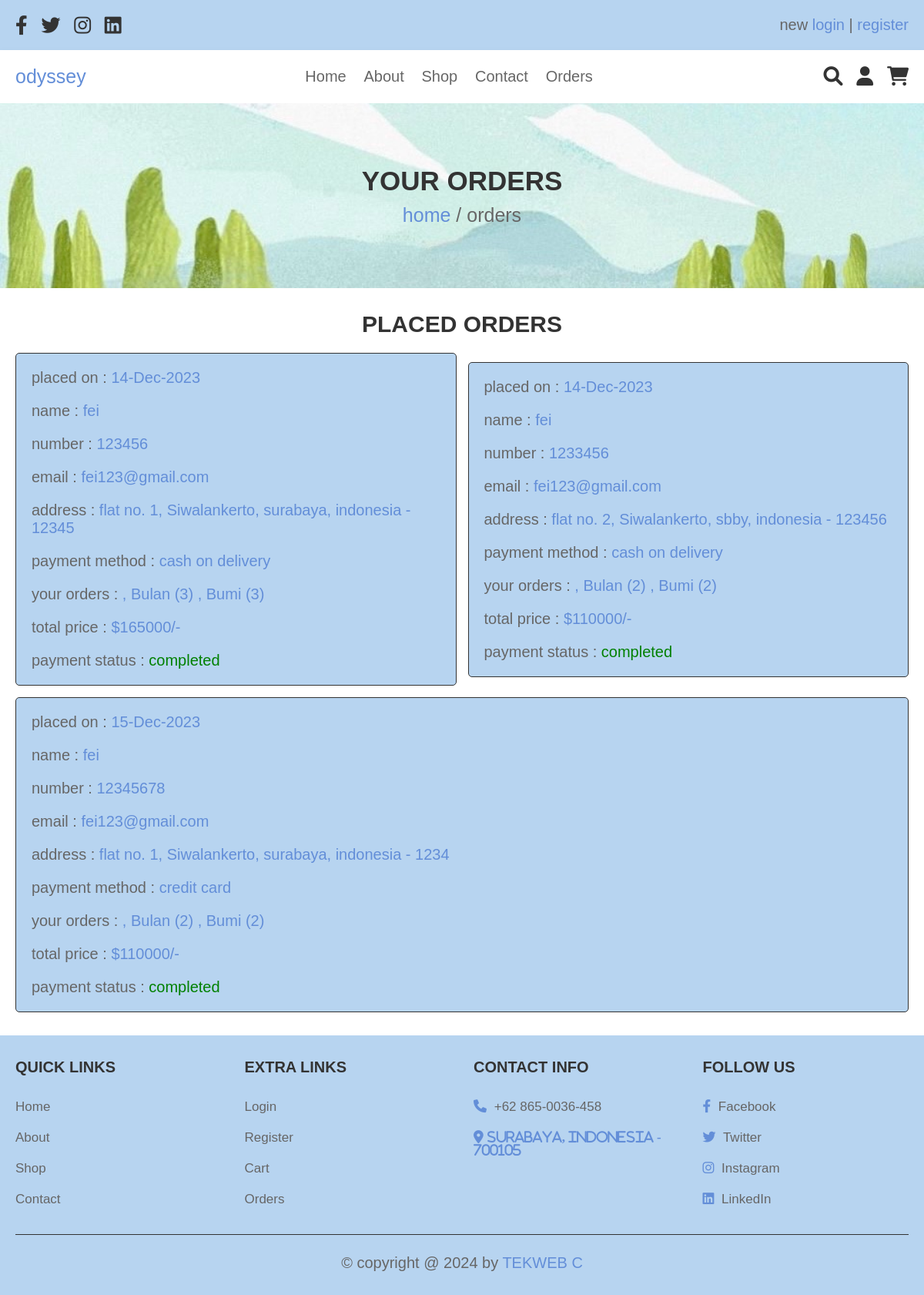
Page /orders.php (signed in) on the committed database.
### tables this page shows
CREATE TABLE `orders` (
  `id` int(100) NOT NULL,
  `user_id` int(100) NOT NULL,
  `name` varchar(100) NOT NULL,
  `number` varchar(12) NOT NULL,
  `email` varchar(100) NOT NULL,
  `method` varchar(50) NOT NULL,
  `address` varchar(500) NOT NULL,
  `total_products` varchar(1000) NOT NULL,
  `total_price` int(100) NOT NULL,
  `placed_on` varchar(50) NOT NULL,
  `payment_status` varchar(20) NOT NULL DEFAULT 'pending'
);

### orders.php (the view, shortened to what this page needs)
<?php
include 'config.php';
$user_id = $_SESSION['user_id'];
?>
<!DOCTYPE html>
<html lang="en">
<head>
   <link rel="stylesheet" href="https://cdnjs.cloudflare.com/ajax/libs/font-awesome/6.0.0/css/all.min.css">
   <link rel="stylesheet" href="css/style.css">
</head>
<body>
<?php include 'header.php'; ?>
<div class="heading">
   <h3>your orders</h3>
   <p> <a href="home.php">home</a> / orders </p>
</div>
<section class="placed-orders">
   <h1 class="title">placed orders</h1>
   <div class="box-container">
      <?php
         $order_query = mysqli_query($conn, "SELECT * FROM orders WHERE user_id = '$user_id'") or die('query failed');
         if(mysqli_num_rows($order_query) > 0){
            while($fetch_orders = mysqli_fetch_assoc($order_query)){
      ?>
      <div class="box">
         <p> placed on : <span><?php echo $fetch_orders['placed_on']; ?></span> </p>
         <p> name : <span><?php echo $fetch_orders['name']; ?></span> </p>
         <p> number : <span><?php echo $fetch_orders['number']; ?></span> </p>
         <p> email : <span><?php echo $fetch_orders['email']; ?></span> </p>
         <p> address : <span><?php echo $fetch_orders['address']; ?></span> </p>
         <p> payment method : <span><?php echo $fetch_orders['method']; ?></span> </p>
         <p> your orders : <span><?php echo $fetch_orders['total_products']; ?></span> </p>
         <p> total price : <span>$<?php echo $fetch_orders['total_price']; ?>/-</span> </p>
         <p> payment status : <span style="color:<?php if($fetch_orders['payment_status'] == 'pending'){ echo 'red'; }else{ echo 'green'; } ?>;"><?php echo $fetch_orders['payment_status']; ?></span> </p>
         </div>
      <?php
       }
      }
      else{
         echo '<p class="empty">no orders placed yet!</p>';
      }
      ?>
   </div>
</section>
<?php include 'footer.php'; ?>
</body>
</html>

### css/style.css (style rules this page uses)
:root { --purple:rgb(99, 142, 216); --red:#c0392b; --orange:rgb(99, 163, 240); --black:#333; --white:#fff; --light-color:#666; --light-white:rgb(174, 175, 178); --light-bg:rgb(183, 212, 240); --border:.1rem solid var(--black); --box-shadow:0 .5rem 1rem rgba(0,0,0,.1); }
* { font-family: Verdana, Geneva, Tahoma, sans-serif; margin:0; padding:0; box-sizing: border-box; outline: none; border:none; text-decoration: none; transition:all .2s linear; }
html { font-size: 62.5%; overflow-x: hidden; }
section { padding:3rem 2rem; }
.title { text-align: center; margin-bottom: 2rem; text-transform: uppercase; color:var(--black); font-size: 3rem; }
.heading { min-height: 30vh; display: flex; flex-flow: column; align-items: center; justify-content: center; gap:1rem; background: url(../images/heading.jpg) no-repeat; background-size: cover; background-position: center; text-align: center; }
.heading h3 { font-size: 3.5rem; color:var(--black); text-transform: uppercase; }
.heading p { font-size: 2.5rem; color:var(--light-color); }
.heading p a { color:var(--purple); }
.placed-orders .box-container { max-width: 1200px; margin:0 auto; display:flex; flex-wrap: wrap; align-items: center; gap:1.5rem; }
.placed-orders .box-container .box { flex:1 1 40rem; border-radius: .5rem; padding:2rem; border:var(--border); background-color: var(--light-bg); padding:1rem 2rem; }
.placed-orders .box-container .box p { padding:1rem 0; font-size: 2rem; color:var(--light-color); }
.placed-orders .box-container .box p span { color:var(--purple); }

### rows in the picture
orders: placed_on "14-Dec-2023", name "fei", number "123456", email "fei123@gmail.com", address "flat no. 1, Siwalankerto, surabaya, indonesia - 12345", method "cash on delivery", total_products ", Bulan (3) , Bumi (3)", total_price "165000", payment_status "completed"
orders: placed_on "14-Dec-2023", name "fei", number "1233456", email "fei123@gmail.com", address "flat no. 2, Siwalankerto, sbby, indonesia - 123456", method "cash on delivery", total_products ", Bulan (2) , Bumi (2)", total_price "110000", payment_status "completed"
orders: placed_on "15-Dec-2023", name "fei", number "12345678", email "fei123@gmail.com", address "flat no. 1, Siwalankerto, surabaya, indonesia - 1234", method "credit card", total_products ", Bulan (2) , Bumi (2)", total_price "110000", payment_status "completed"
